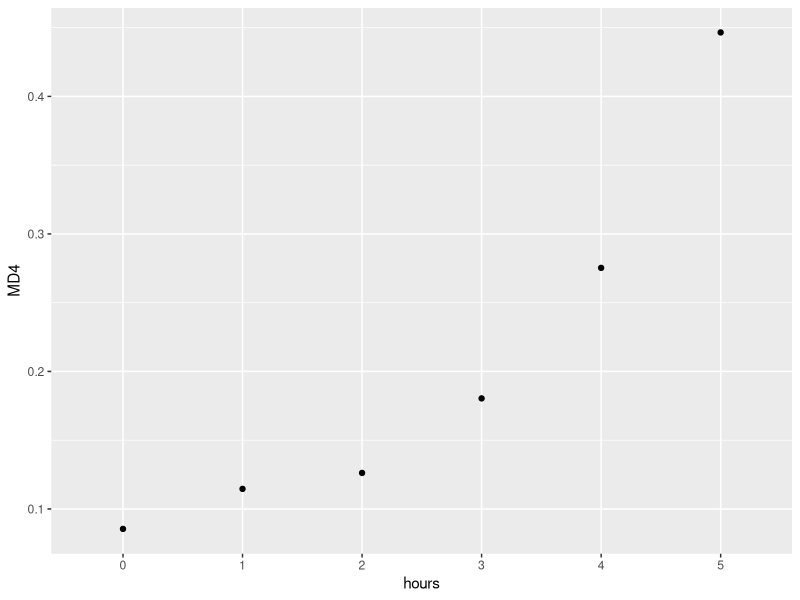
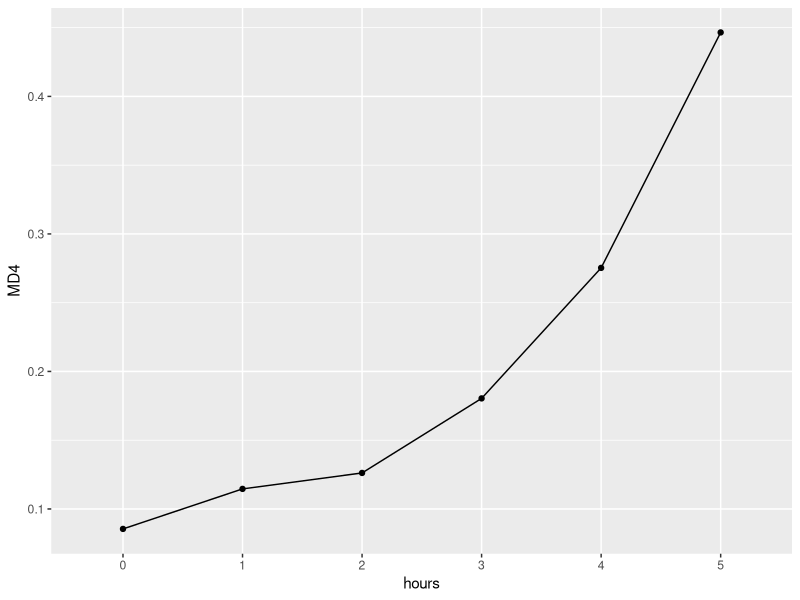
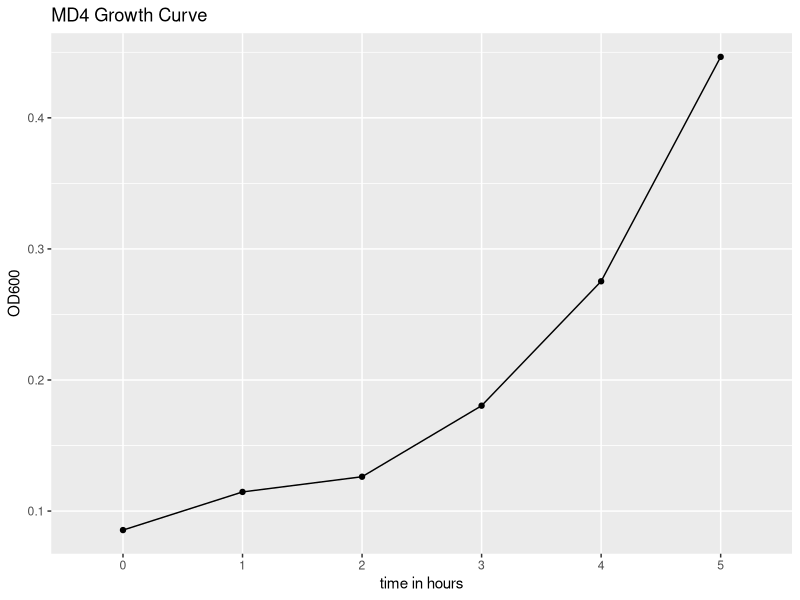
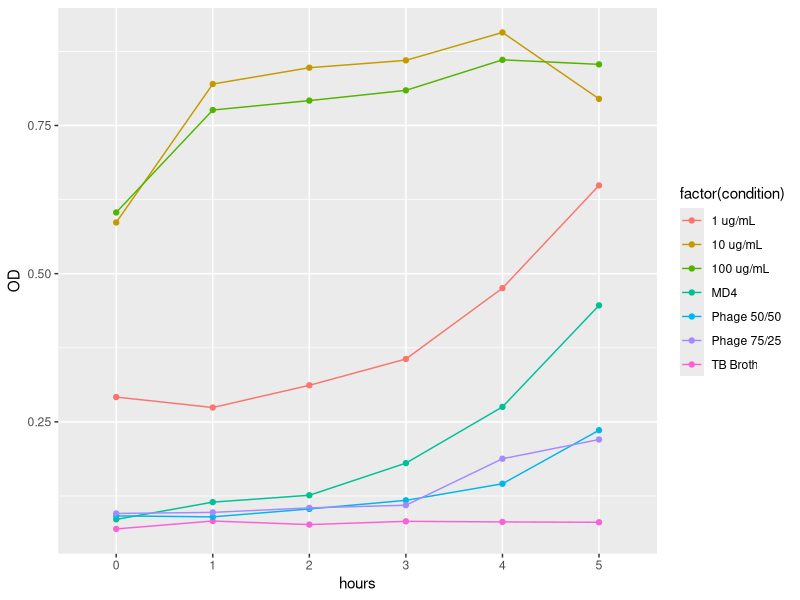
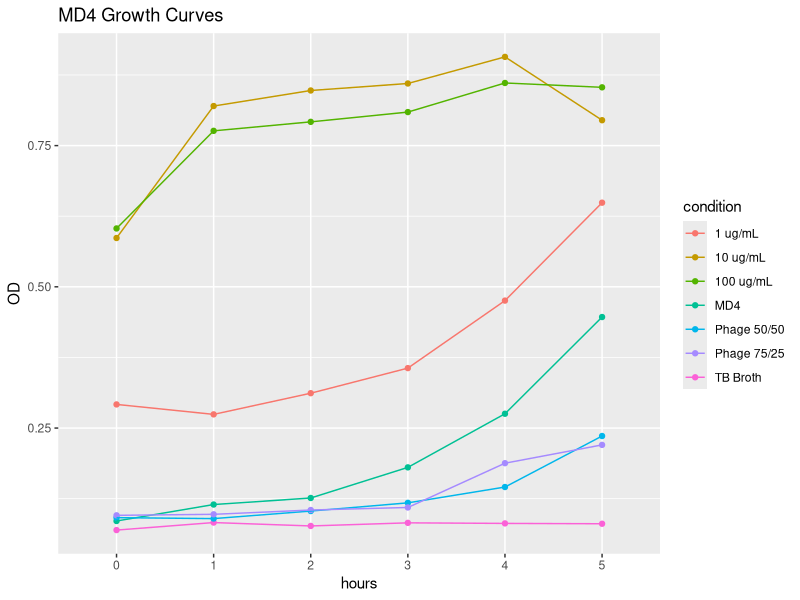

Source code (R) for these figures, in order:
## ---- chunk 1

#some requirements
library(dplyr)
library(ggplot2)
library(readr)
library(tidyr)
#library(readxl)
#library(ggthemes)
#library(cowplot)
## ---- chunk 2
40 + 2
## ---- chunk 3
44 - 2
## ---- chunk 4
6 * 7
## ---- chunk 5
84 / 2
## ---- chunk 6
sqrt(1764)
## ---- chunk 7
6.480741**2
## ---- chunk 8
6.480741^2
## ---- chunk 9
a <- "Hello World"
b <- 21
## ---- chunk 10
a
## ---- chunk 11
(b + b)^2
## ---- chunk 12
x <- c("meaning of life the universe and everything", 42)
x
## ---- chunk 13
x[1]
## ---- chunk 14
x[2]
## ---- chunk 15
x[-2]
## ---- chunk 16
y <- list(a, b, x)
y
## ---- chunk 17
z <- list(y)
typeof(z)
## ---- chunk 18
z <- unlist(z)
typeof(z)
## ---- chunk 19
?read_csv
## ---- chunk 20
# reading the data.csv file
# we give the path to the file in quotation marks, since we are in the right 
# directory already we just have to give the filename, we also tell the function
# that we expects some column names, hence col_names = TRUE
my_data <- read_csv("md4_data.csv", col_names = TRUE)
## ---- chunk 21
my_data %>% head(5)
## ---- chunk 22
colnames(my_data)
## ---- chunk 23
rownames(my_data)
## ---- chunk 24
my_data[,1]
## ---- chunk 25
# We use [] for subsetting
my_data[2,]
## ---- chunk 26
my_data[c(1,5),]
## ---- chunk 27
experiment_names <- my_data[,1]
experiment_names
## ---- chunk 28
data_only <- my_data[, -1]
data_only
## ---- chunk 29
# in tidyverse style this can also be written as 
my_data_t <- data_only %>% t 
my_data_t
## ---- chunk 30
# note how we use the assignment operator "<-" 
my_data_t <- data_only %>% t %>% data.frame()
my_data_t
## ---- chunk 31
colnames(my_data_t) <- experiment_names
my_data_t
## ---- chunk 32
colnames(my_data_t) <- unlist(experiment_names)
my_data_t
## ---- chunk 33
my_data_t$hours <- rownames(my_data_t)
my_data_t
## ---- chunk 34
p_md4 <- ggplot(my_data_t, aes(hours, MD4))
p_md4 + geom_point()
## ---- chunk 35
p1 <- p_md4 + geom_point() + geom_line(aes(group=1))
p1
## ---- chunk 36
p1 + ylab("OD600") + xlab("time in hours") + ggtitle("MD4 Growth Curve")
## ---- chunk 37
colnames(my_data_t)[-8]
tidy_data <- my_data_t %>% gather(condition, OD, colnames(my_data_t)[-8])
tidy_data
## ---- chunk 38
p2 <- ggplot(tidy_data, aes(hours, OD))
p2 <- p2 + geom_point(aes(colour = factor(condition))) + geom_line(aes(group=condition, color=factor(condition)))
p2
## ---- chunk 39
p2 + ggtitle("MD4 Growth Curves") + guides(colour=guide_legend(title="condition"))
